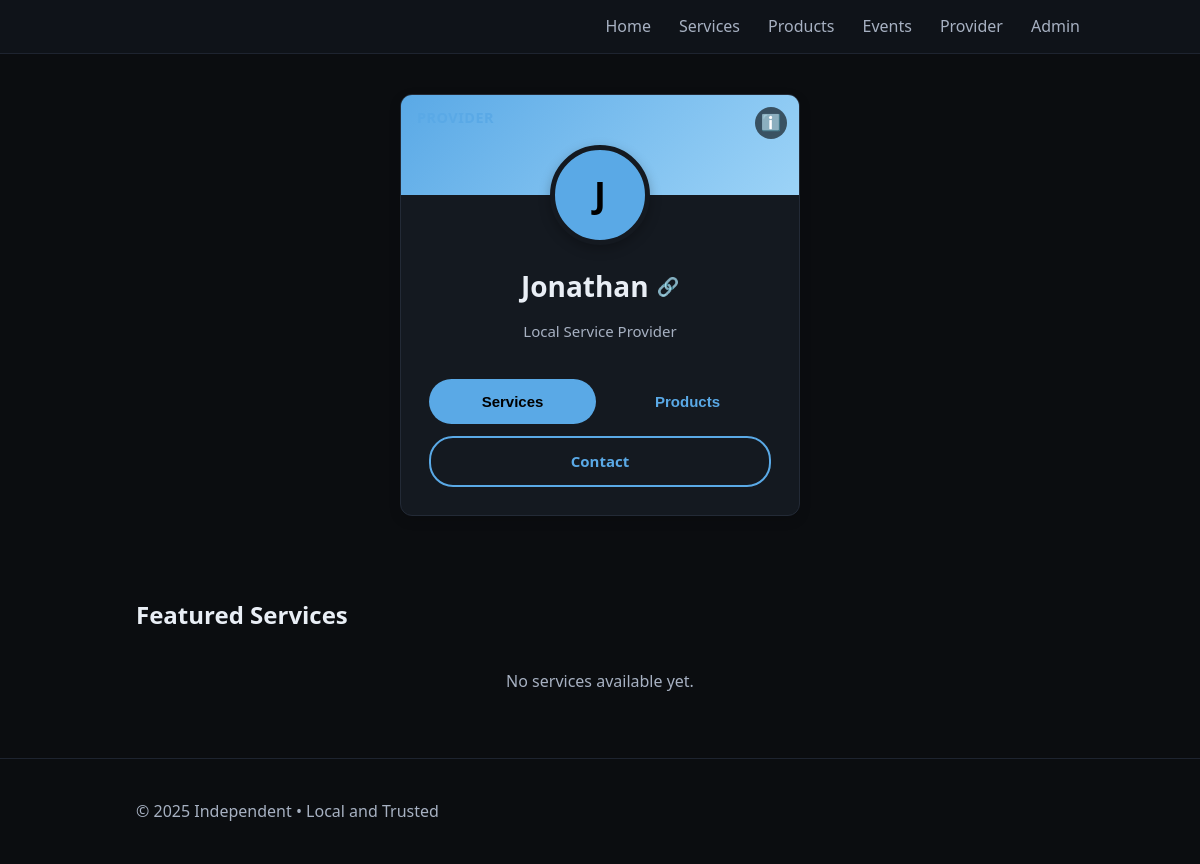
The page / on the database its author committed.
### tables this page shows
CREATE TABLE providers (
              id INTEGER PRIMARY KEY AUTOINCREMENT,
              email TEXT UNIQUE NOT NULL,
              password_hash TEXT NOT NULL,
              first_name TEXT,
              business_name TEXT,
              phone TEXT,
              base_zip TEXT,
              address TEXT,
              about TEXT,
              profile_photo TEXT,
              active INTEGER NOT NULL DEFAULT 1,
              created_at TEXT NOT NULL
            );

### app.py (the view, shortened to what this page needs)
    @app.route("/")
    def home():
        if session.get('provider'):
            featured_provider_id = session.get('provider_id', 0)
            show_carousel = False
        else:
            featured_provider_id = 0  # Default fallback
            show_carousel = True
        with closing(get_db()) as db:
            cur = db.cursor()
            services = []
            products = []
            all_providers = []
            all_provider_services = {}
            all_provider_products = {}
            if show_carousel:
                cur.execute(
                    "SELECT id, first_name, business_name, phone, base_zip, address, about, profile_photo FROM providers WHERE active = 1 ORDER BY business_name"
                )
                provider_rows = cur.fetchall()
                if provider_rows and len(provider_rows) > 0:
                    for provider_row in provider_rows:
                        first_name = provider_row["first_name"] or ""
                        business_name = provider_row["business_name"] or ""
                        provider_id = provider_row["id"]
                        if business_name in ["", "Individual", "Service Provider"] or not business_name.strip():
                            display_business_name = f"{first_name.capitalize()}'s Services" if first_name else "Service Provider"
                        else:
                            display_business_name = business_name
                        provider_data = {
                            "id": provider_id,
                            "first_name": first_name.capitalize() if first_name else "",
                            "business_name": display_business_name,
                            "contact_email": "",
                            "phone": provider_row["phone"] or "",
                            "base_zip": provider_row["base_zip"] or "",
                            "address": provider_row["address"] or "",
                            "about": provider_row["about"] or "",
                            "profile_photo": provider_row["profile_photo"] or ""
                        }
                        all_providers.append(provider_data)
                        cur.execute(
                            "SELECT id, title, description, price, posted_by FROM services WHERE provider_id = ? AND active = 1 ORDER BY created_at DESC LIMIT 6",
                            (provider_id,)
                        )
                        provider_services = cur.fetchall()
                        all_provider_services[provider_id] = [dict(row) for row in provider_services]
                        cur.execute(
                            "SELECT id, title, description, price FROM products WHERE provider_id = ? AND active = 1 ORDER BY created_at DESC LIMIT 6",
                            (provider_id,)
                        )
                        provider_products = cur.fetchall()
                        all_provider_products[provider_id] = [dict(row) for row in provider_products]
                    profile = all_providers[0] if all_providers else None
        return render_template("index.html",
                             services=services,
                             products=products,
                             profile=profile,
                             featured_provider_id=featured_provider_id,
                             show_carousel=show_carousel,
                             all_providers=all_providers,
                             all_provider_services=all_provider_services,
                             all_provider_products=all_provider_products,
                             title="Home")

### app.py (called while the page is built)
def get_db():
    conn = sqlite3.connect(DB_PATH)
    conn.row_factory = sqlite3.Row
    return conn

### templates/index.html (shortened to what this page needs)
{% extends "base.html" %}
{% block content %}
{% if (show_carousel and all_providers|length > 0) or (not show_carousel and profile) %}
<section class="profile-hero">
  {% if show_carousel and all_providers|length > 1 %}
    <div class="provider-carousel">
      <div class="carousel-container">
        <button class="carousel-btn prev" id="prevBtn">‹</button>
        <div class="carousel-track-container">
          <div class="carousel-track" id="carouselTrack">
            {% for provider in all_providers %}
            <div class="profile-card carousel-slide" data-provider-id="{{ provider.id }}">
              <div class="card-inner">
                <div class="card-front">
                  <div class="profile-header">
                    <div class="provider-label">provider</div>
                    <button class="flip-btn" onclick="flipCard({{ provider.id }})" title="View bio">ℹ️</button>
                  </div>
                  <div class="profile-avatar">
                    {% if provider.profile_photo and provider.profile_photo.strip() %}
                      <img src="{{ provider.profile_photo }}" alt="Profile Photo" class="avatar-image">
                    {% else %}
                      <div class="avatar-placeholder">
                        {{ (provider.first_name or provider.business_name or 'P')[0]|upper }}
                      </div>
                    {% endif %}
                  </div>
                  <div class="profile-info">
                    <h1 class="profile-name">
                      {% if provider.first_name %}
                        {{ provider.first_name }}
                        {% if provider.business_name and provider.business_name != provider.first_name %}
                          <span class="linkedin-icon">🔗</span>
                        {% endif %}
                      {% else %}
                        {{ provider.business_name or "Professional Services" }}
                      {% endif %}
                    </h1>
                    <p class="profile-title">
                      {% if provider.base_zip %}
                        Serving {{ provider.base_zip }} Area
                      {% else %}
                        Local Service Provider
                      {% endif %}
                    </p>
                  </div>
                  <div class="profile-actions">
                    <div class="action-buttons">
                      <button class="btn profile-btn tab-btn active" data-tab="services">Services</button>
                      <button class="btn profile-btn tab-btn" data-tab="products">Products</button>
                    </div>
                    <a class="btn profile-btn secondary" href="{{ url_for('contact') }}">Contact</a>
                  </div>
                </div>
                <div class="card-back">
                  <div class="bio-header">
                    <h3>About {{ provider.first_name or provider.business_name }}</h3>
                    <button class="flip-btn back-btn" onclick="flipCard({{ provider.id }})" title="Back to profile">↩️</button>
                  </div>
                  <div class="bio-content">
                    {% if provider.about %}
                      <p>{{ provider.about }}</p>
                    {% else %}
                      <p class="no-bio">No biography available yet.</p>
                    {% endif %}
                    {% if provider.phone %}
                      <div class="bio-contact">
                        <span class="contact-label">Phone:</span>
                        <span>{{ provider.phone }}</span>
                      </div>
                    {% endif %}
                    {% if provider.base_zip %}
                      <div class="bio-contact">
                        <span class="contact-label">Service Area:</span>
                        <span>{{ provider.base_zip }} area</span>
                      </div>
                    {% endif %}
                  </div>
                </div>
              </div>
            </div>
            {% endfor %}
          </div>
        </div>
        <button class="carousel-btn next" id="nextBtn">›</button>
      </div>
      <div class="carousel-indicators">
        {% for provider in all_providers %}
        <button class="indicator {% if loop.first %}active{% endif %}" data-slide="{{ loop.index0 }}"></button>
        {% endfor %}
      </div>
    </div>
  {% else %}
    <div class="profile-card" data-provider-id="{{ profile.id }}">
      <div class="card-inner">
        <div class="card-front">
          <button class="flip-btn" onclick="flipCard({{ profile.id }})" title="View biography">ℹ️</button>
          <div class="profile-header">
            <div class="provider-label">provider</div>
          </div>
          <div class="profile-avatar">
            {% if profile.profile_photo and profile.profile_photo.strip() %}
              <img src="{{ profile.profile_photo }}" alt="Profile Photo" class="avatar-image">
            {% else %}
              <div class="avatar-placeholder">
                {{ (profile.first_name or profile.business_name or 'T')[0]|upper }}
              </div>
            {% endif %}
          </div>
          <div class="profile-info">
            <h1 class="profile-name">
              {% if profile.first_name %}
                {{ profile.first_name }}
                {% if profile.business_name and profile.business_name != profile.first_name %}
                  <span class="linkedin-icon">🔗</span>
                {% endif %}
              {% else %}
                {{ profile.business_name or "Professional Services" }}
              {% endif %}
            </h1>
            <p class="profile-title">
              {% if profile.base_zip %}
                Serving {{ profile.base_zip }} Area
              {% else %}
                Local Service Provider
              {% endif %}
            </p>
          </div>
          <div class="profile-actions">
            <div class="action-buttons">
              <button class="btn profile-btn tab-btn active" data-tab="services">Services</button>
              <button class="btn profile-btn tab-btn" data-tab="products">Products</button>
            </div>
            <a class="btn profile-btn secondary" href="{{ url_for('contact') }}">Contact</a>
          </div>
        </div>
        <div class="card-back">
          <div class="bio-header">
            <h3>About {{ profile.first_name or profile.business_name }}</h3>
            <button class="flip-btn back-btn" onclick="flipCard({{ profile.id }})" title="Back to profile">↩️</button>
          </div>
          <div class="bio-content">
            {% if profile.about %}
              <p>{{ profile.about }}</p>
            {% else %}
              <p class="no-bio">No biography available yet.</p>
            {% endif %}
          </div>
        </div>
      </div>
    </div>
  {% endif %}
</section>
{% endif %}
{% if (services and services|length > 0) or show_carousel %}
<section class="featured-section" id="featuredSection">
  <h2 id="featuredTitle">Featured Services</h2>
  <div class="cards" id="featuredContent">
  </div>
</section>
{% endif %}
{% endblock %}

### templates/base.html (shortened to what this page needs)
<!doctype html>
<html lang="en">
<head>
  <link href="{{ url_for('static', filename='styles.css') }}?v=20251012-2" rel="stylesheet">
</head>
<body>
  <header class="site-header">
    <div class="container header-inner">
      <nav id="site-nav" class="nav">
        <a href="{{ url_for('home') }}" class="nav-link">Home</a>
        <a href="{{ url_for('services') }}" class="nav-link">Services</a>
        <a href="{{ url_for('products') }}" class="nav-link">Products</a>
         <a href="{{ url_for('events') }}" class="nav-link">Events</a>
        {% if session.get('provider') %}
          <a href="{{ url_for('provider_dashboard') }}" class="nav-link">Provider</a>
          <a href="{{ url_for('provider_change_password') }}" class="nav-link">Change Password</a>
          <form action="{{ url_for('provider_logout') }}" method="post" class="inline-form">
            <input type="hidden" name="csrf_token" value="{{ csrf_token() }}">
            <button type="submit" class="linklike">Logout</button>
          </form>
        {% else %}
          <a href="{{ url_for('provider_login') }}" class="nav-link">Provider</a>
        {% endif %}
        {% if session.get('admin') %}
          <a href="{{ url_for('admin_dashboard') }}" class="nav-link admin-link">Admin</a>
          <a href="{{ url_for('admin_change_password') }}" class="nav-link admin-link">Change Password</a>
          <form action="{{ url_for('admin_logout') }}" method="post" class="inline-form">
            <input type="hidden" name="csrf_token" value="{{ csrf_token() }}">
            <button type="submit" class="linklike">Logout</button>
          </form>
        {% else %}
          <a href="{{ url_for('admin_login') }}" class="nav-link admin-link">Admin</a>
        {% endif %}
      </nav>
    </div>
  </header>
  <main class="container">
    {% block content %}{% endblock %}
  </main>
  <footer class="site-footer">
    <div class="container">
  <p>&copy; {{ current_year }} {{ profile.business_name or "Local Provider Services" }} • Local and Trusted</p>
    </div>
  </footer>
</body>
</html>

### rows shown on the page
providers: first_name "J", first_name "Jonathan", business_name "Independent"
